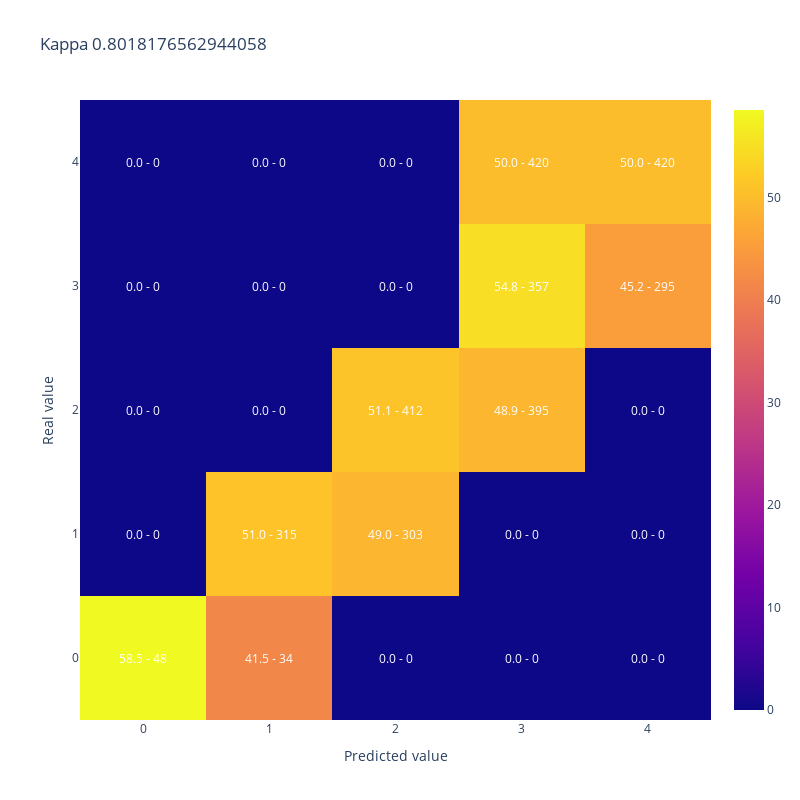

Notebook code for this chart:
### Code cell
#A modo de ejemplo muestro kappa y matriz de confusion para 50% de aciertos donde los errores quedan cerca de la clase correcta
y_simulado_cerca = [y_test.iloc[sample] if random_list[sample]<50/100 else y_cerca[sample] for sample in range(len(y_test))]

display(plot_confusion_matrix(y_test,y_simulado_cerca, 
                              title = "Kappa " + str(cohen_kappa_score(y_test,y_simulado_cerca, weights = 'quadratic'))))

### Figure 1 — Plotly figure (JSON) as saved in the notebook; plotly's stock layout.template omitted (floating-point values rounded to 4 significant figures)
{"data": [{"type": "heatmap", "x": [0, 1, 2, 3, 4], "y": [0, 1, 2, 3, 4], "z": [[58.54, 41.46, 0, 0, 0], [0, 50.97, 49.03, 0, 0], [0, 0, 51.05, 48.95, 0], [0, 0, 0, 54.75, 45.25], [0, 0, 0, 50, 50]]}], "layout": {"annotations": [{"font": {"color": "white"}, "showarrow": false, "text": "58.5 - 48", "x": 0, "xref": "x", "y": 0, "yref": "y"}, {"font": {"color": "white"}, "showarrow": false, "text": "41.5 - 34", "x": 1, "xref": "x", "y": 0, "yref": "y"}, {"font": {"color": "white"}, "showarrow": false, "text": "0.0 - 0", "x": 2, "xref": "x", "y": 0, "yref": "y"}, {"font": {"color": "white"}, "showarrow": false, "text": "0.0 - 0", "x": 3, "xref": "x", "y": 0, "yref": "y"}, {"font": {"color": "white"}, "showarrow": false, "text": "0.0 - 0", "x": 4, "xref": "x", "y": 0, "yref": "y"}, {"font": {"color": "white"}, "showarrow": false, "text": "0.0 - 0", "x": 0, "xref": "x", "y": 1, "yref": "y"}, {"font": {"color": "white"}, "showarrow": false, "text": "51.0 - 315", "x": 1, "xref": "x", "y": 1, "yref": "y"}, {"font": {"color": "white"}, "showarrow": false, "text": "49.0 - 303", "x": 2, "xref": "x", "y": 1, "yref": "y"}, {"font": {"color": "white"}, "showarrow": false, "text": "0.0 - 0", "x": 3, "xref": "x", "y": 1, "yref": "y"}, {"font": {"color": "white"}, "showarrow": false, "text": "0.0 - 0", "x": 4, "xref": "x", "y": 1, "yref": "y"}, {"font": {"color": "white"}, "showarrow": false, "text": "0.0 - 0", "x": 0, "xref": "x", "y": 2, "yref": "y"}, {"font": {"color": "white"}, "showarrow": false, "text": "0.0 - 0", "x": 1, "xref": "x", "y": 2, "yref": "y"}, {"font": {"color": "white"}, "showarrow": false, "text": "51.1 - 412", "x": 2, "xref": "x", "y": 2, "yref": "y"}, {"font": {"color": "white"}, "showarrow": false, "text": "48.9 - 395", "x": 3, "xref": "x", "y": 2, "yref": "y"}, {"font": {"color": "white"}, "showarrow": false, "text": "0.0 - 0", "x": 4, "xref": "x", "y": 2, "yref": "y"}, {"font": {"color": "white"}, "showarrow": false, "text": "0.0 - 0", "x": 0, "xref": "x", "y": 3, "yref": "y"}, {"font": {"color": "white"}, "showarrow": false, "text": "0.0 - 0", "x": 1, "xref": "x", "y": 3, "yref": "y"}, {"font": {"color": "white"}, "showarrow": false, "text": "0.0 - 0", "x": 2, "xref": "x", "y": 3, "yref": "y"}, {"font": {"color": "white"}, "showarrow": false, "text": "54.8 - 357", "x": 3, "xref": "x", "y": 3, "yref": "y"}, {"font": {"color": "white"}, "showarrow": false, "text": "45.2 - 295", "x": 4, "xref": "x", "y": 3, "yref": "y"}, {"font": {"color": "white"}, "showarrow": false, "text": "0.0 - 0", "x": 0, "xref": "x", "y": 4, "yref": "y"}, {"font": {"color": "white"}, "showarrow": false, "text": "0.0 - 0", "x": 1, "xref": "x", "y": 4, "yref": "y"}, {"font": {"color": "white"}, "showarrow": false, "text": "0.0 - 0", "x": 2, "xref": "x", "y": 4, "yref": "y"}, {"font": {"color": "white"}, "showarrow": false, "text": "50.0 - 420", "x": 3, "xref": "x", "y": 4, "yref": "y"}, {"font": {"color": "white"}, "showarrow": false, "text": "50.0 - 420", "x": 4, "xref": "x", "y": 4, "yref": "y"}], "height": 800, "title": {"text": "Kappa 0.8018176562944058"}, "width": 800, "xaxis": {"title": {"text": "Predicted value"}}, "yaxis": {"title": {"text": "Real value"}}}}
